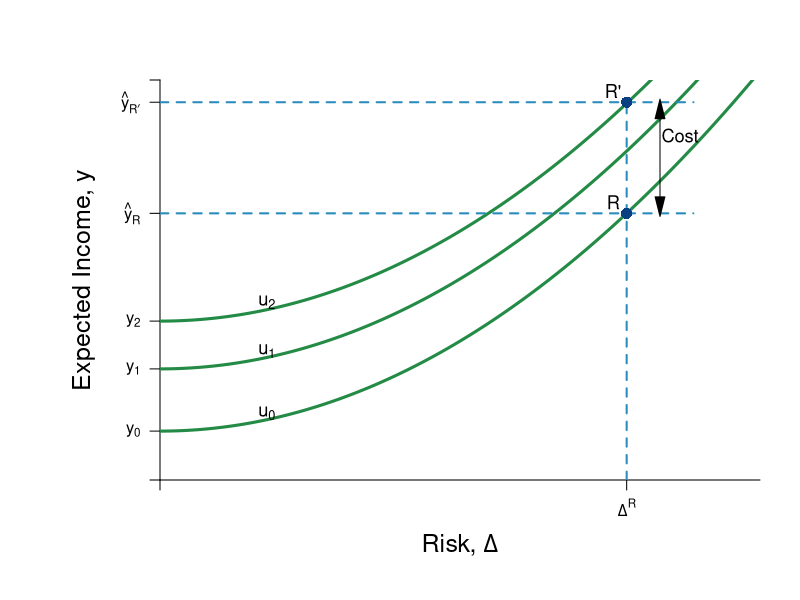
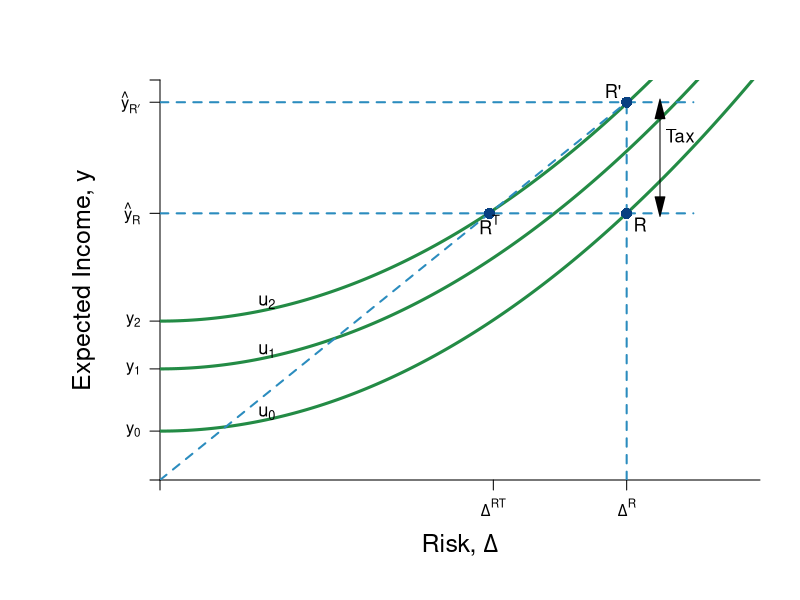

Generate these figures, in order, with R:
#Graph Designer(s): Simon Halliday,  Riley Boeth '17 & Weikai Chen
#Authors: Bowles, Foley and Halliday
#Title: Coordination, Conflict and Competition: A Text in Microeconomics

library(shape)
require(shape)



# The utility function and indifference curve

U <- function(y,delta, alpha = 0.2, beta = 2){
  y - alpha * delta ^ beta
}

indiff <- function(delta, u = 2, alpha = 0.2, beta = 2){
    u + alpha * delta ^beta
}

                                        # Assign the parameters

y0  <-  5 # expected income without continuing education
delta0 <-  0 # no risk without continuing education
yR  <-  12 # expected income with higher education after paying tuition
deltaR  <-  7 # risk with education
C <- 5 # tuition
yRprime <-  yR + C # expected income with free higher education
deltaRprime  <-  deltaR
tau  <- C / yRprime # tax rate
yT  <- yRprime * (1 - tau) # expected income with free education paying with tax
deltaT  <-  deltaRprime * (1 - tau) # risk with free education paying with tax


                                        # compare the utilities with (y0,delta0), (yR,deltaR), (yT, deltaT)
## U(y0,delta0)
## U(yR,deltaR)
## U(yT,deltaT)

                                        #Set parameters for graphics
axislabelsize <- 1.5
labelsize <- 1.1
graphlinewidth <- 3
segmentlinewidth <- 2

COL <- c("#7fc97f", "#beaed4", "#fdc086", "#ffff99", "#386cb0", "#f0027f", "#bf5b17", "#666666")
COLA <- c("#e0f3db", "#99d8c9","#66c2a4","#41ae76", "#238b45", "#005824")
COLB <- c("#4eb3d3", "#2b8cbe", "#0868ac","#084081")

                                        #Add limits on axes and levels of utility for each indifference curve
xlims <- c(0, deltaR + 2)
ylims <- c(0, yRprime + 1)


npts <- 501
x <- seq(xlims[1], xlims[2], length.out = npts)
y <- seq(ylims[1], ylims[2], length.out = npts)

# show the colors define
## for (i in 1:8){
##     points(i,i,col = COL[i], pch = 16)
## }
## for (i in 1:6){
##     points(i,i + 1, col = COLA[i],pch = 16)
## }
## for (i in 1:4){
##     points(i,i+2, col = COLB[i], pch  )
## }
npts <- 500
xx1 <- seq(xlims[1], xlims[2], length.out = npts)
# the first plot
pdf(file = "risk/education1.pdf", width = 10, height = 10)
#Edited the margins to cater for the larger LHS labels
par(mar =  c(6, 8, 4, 2))
plot(0, 0, xlim = xlims, ylim = ylims, type = "n",
     xlab = expression(paste("Risk, ",Delta)),
     ylab = expression(paste("Expected Income, ", y)),
     xaxt = "n",
     yaxt = "n",
     cex.lab = axislabelsize,
     bty = "n",
     xaxs="i",
     yaxs="i"
     )

# ticksx <- seq(from = 0, to = xlims[2],by = 2)
# xlabels <- seq(from = 0, to = xlims[2],by = 2)
ticksx <- c(0, 7, ylims[2])
xlabels <- c(NA, expression(paste(Delta^R)), NA)
ticksy <- c(0, 2.2, 5, 7.15, 12, 17, ylims[2])
ylabels <- c(NA, expression(paste(y[0])), expression(paste(y[1])), expression(paste(y[2])), expression(paste(hat(y)[R])), expression(paste(hat(y)[{R*minute}] )), NA)

# 
# ticksy <- seq(from = 0, to = ylims[2], by = 3)
# ylabels <- seq(from = 0, to = ylims[2], by = 3)

axis(1,at = ticksx,  pos = 0, labels = xlabels)
axis(2,at = ticksy,  pos = 0, labels = ylabels, las = 1)

# the point (y0,delta0) and the indifference curve through it
lines(xx1, indiff(xx1, u = U(y0,delta0)), col = COLA[5], lwd = graphlinewidth)
lines(xx1, indiff(xx1, u = U(y0 - 2.8,delta0)), col = COLA[5], lwd = graphlinewidth)
lines(xx1, indiff(xx1, u = U(y0 + 2.15,delta0)), col = COLA[5], lwd = graphlinewidth)
#points(delta0, y0, pch = 16, col = COLB[4], cex = 1.5)

# the point (yR, deltaR), (yRprime, deltaRprime), Add segments
segments(deltaR, 0, deltaR, yRprime, lty = 2, col = COLB[2] , lwd = segmentlinewidth)
segments(0, yR, deltaR + 1, yR, lty = 2, col = COLB[2] , lwd = segmentlinewidth)
segments(0, yRprime, deltaR + 1, yRprime, lty = 2, col = COLB[2] , lwd = segmentlinewidth)
points(deltaR, yR, pch = 16, col = COLB[4], cex = 1.5)
points(deltaRprime, yRprime, pch = 16, col = COLB[4], cex = 1.5)

text(1.6, 3, expression(paste(u[0])), cex = labelsize)
text(1.6, 5.8, expression(paste(u[1])), cex = labelsize)
text(1.6, 8, expression(paste(u[2])), cex = labelsize)

#Label 5 points on line

text(deltaR-0.2, yR+0.5, expression(paste(R)), cex = labelsize)
text(deltaR-0.2, yRprime+0.5, expression(paste("R'")), cex = labelsize)
Arrows(deltaR + 0.5, yR + 0.3, deltaR + 0.5, yRprime - 0.3, code = 3, col = "black", lty = 1, arr.type = "triangle")
text(deltaR + 0.8, (yR + yRprime)/2 + 1, expression(paste("Cost")), cex = labelsize)
dev.off()

# the second plot
pdf(file = "risk/education2.pdf", width = 10, height = 10)
                #Edited the margins to cater for the larger LHS labels
par(mar =  c(6, 8, 4, 2))
plot(0, 0, xlim = xlims, ylim = ylims, type = "n",
     xlab = expression(paste("Risk, ",Delta)),
     ylab = expression(paste("Expected Income, ", y)),
     xaxt = "n",
     yaxt = "n",
     cex.lab = axislabelsize,
     bty = "n",
     xaxs="i",
     yaxs="i"
     )

# ticksx <- seq(from = 0, to = xlims[2],by = 2)
# xlabels <- seq(from = 0, to = xlims[2],by = 2)
ticksy <- c(0, 2.2, 5, 7.15, 12, 17, ylims[2])
ylabels <- c(NA, expression(paste(y[0])), expression(paste(y[1])), expression(paste(y[2])), expression(paste(hat(y)[R])), expression(paste(hat(y)[{R*minute}] )), NA)
# ticksy <- seq(from = 0, to = ylims[2], by = 3)
# ylabels <- seq(from = 0, to = ylims[2], by = 3)
ticksx <- c(0, 5, 7, ylims[2])
xlabels <- c(NA, expression(paste(Delta^{RT})), expression(paste(Delta^R)), NA)

axis(1,at = ticksx,  pos = 0, labels = xlabels)
axis(2,at = ticksy,  pos = 0, labels = ylabels, las = 1)
# the point (y0,delta0) and the indifference curve through it
lines(xx1, indiff(xx1, u = U(y0 - 2.8,delta0)), col = COLA[5], lwd = graphlinewidth)
lines(xx1, indiff(xx1, u = U(y0,delta0)), col = COLA[5], lwd = graphlinewidth)
lines(xx1, indiff(xx1, u = U(y0 + 2.15,delta0)), col = COLA[5], lwd = graphlinewidth)
#points(delta0, y0, pch = 16, col = COLB[4], cex = 1.5)

# the point (yR, deltaR), (yRprime, deltaRprime), Add segments
segments(deltaR, 0, deltaR, yRprime, lty = 2, col = COLB[2] , lwd = segmentlinewidth)
segments(0, yR, deltaR + 1, yR, lty = 2, col = COLB[2] , lwd = segmentlinewidth)
segments(0, yRprime, deltaR + 1, yRprime, lty = 2, col = COLB[2] , lwd = segmentlinewidth)
segments(0,0, deltaR, yRprime, lty = 2, col = COLB[2], lwd = segmentlinewidth)
points(deltaR, yR, pch = 16, col = COLB[4], cex = 1.5)
points(deltaRprime, yRprime, pch = 16, col = COLB[4], cex = 1.5)
# the point (yT, deltaT)
points(deltaT, yT, pch = 16, col = COLB[4], cex = 1.5)

#Label 5 points on line

text(1.6, 3, expression(paste(u[0])), cex = labelsize)
text(1.6, 5.8, expression(paste(u[1])), cex = labelsize)
text(1.6, 8, expression(paste(u[2])), cex = labelsize)

text(deltaR + 0.2, yR-0.5, expression(paste("R")), cex = labelsize)
text(deltaR-0.2, yRprime+0.5, expression(paste("R'")), cex = labelsize)
Arrows(deltaR + 0.5, yR + 0.3, deltaR + 0.5, yRprime - 0.3, code = 3, col = "black", lty = 1, arr.type = "triangle")
text(deltaR + 0.8, (yR + yRprime)/2 + 1, expression(paste("Tax")), cex = labelsize)
text(deltaT, yT - 0.5, expression(R^T), cex = labelsize)


dev.off()
